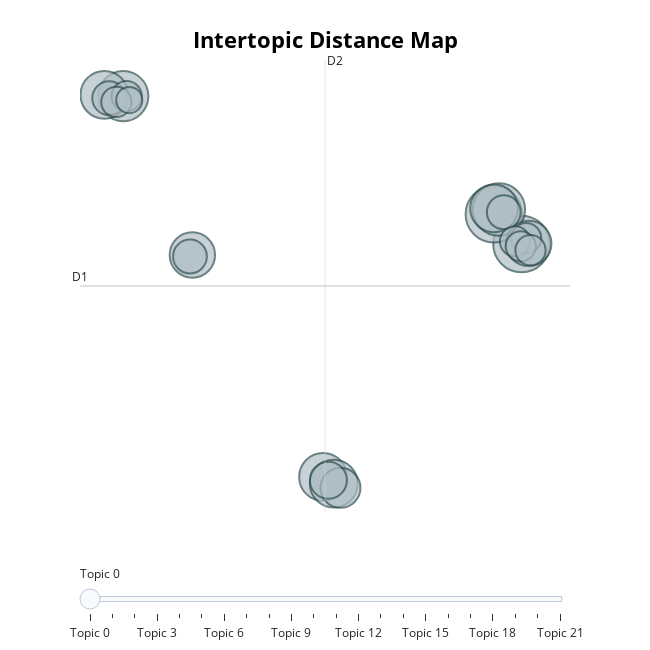

Here is the notebook cell this chart was saved with:
### Markdown cell above
___
The visualization below gives the clusters of topics, similar to as we saw with the LDA topics above. Here, however, we do not have the tab on the right that shows token frequency within a topic. If we hover over a topic, we can see the first few tokens which are associated with that topic. Topics in the top left portion of the chart seem to be more related to economic productivity, jobs, and foreign diplomacy. Most of the topics on the right portion of the graph all seem to have "government," "states," "public," and  "united" as common terms. Topics on the bottom portion of the chart all relate to "people," "world," and "america(ns)."

### Code cell
# run this cell to visualize the topics
topic_model.visualize_topics()

### Figure 1 — Plotly figure (JSON) as saved in the notebook; plotly's stock layout.template omitted (floating-point values rounded to 4 significant figures)
{"data": [{"customdata": [[0, "states | government | united | congress | public", 14], [1, "states | government | public | united | congress", 14], [2, "government | united | states | department | congress", 12], [3, "world | nations | soviet | peace | economic", 11], [4, "world | american | president | people | america", 10], [5, "america | american | americans | people | tonight", 10], [6, "government | work | great | public | law", 10], [7, "government | states | public | united | subject", 10], [8, "government | law | states | united | gold", 9], [9, "america | jobs | new | lets | americans", 9], [10, "america | iraq | americans | people | world", 7], [11, "people | world | american | economic | new", 6], [12, "world | people | challenge | new | american", 5], [13, "national | federal | reduction | public | ought", 5], [14, "bank | public | states | country | government", 5], [15, "states | government | united | constitution | congress", 4], [16, "years | world | peace | nations | new", 4], [17, "war | shall | government | congress | present", 4], [18, "united | treaty | states | spain | year", 4], [19, "government | states | united | year | congress", 4], [20, "information | provision | public | united | proper", 4], [21, "economic | world | program | federal | nations", 3]], "hovertemplate": "<b>Topic %{customdata[0]}</b><br>%{customdata[1]}<br>Size: %{customdata[2]}", "legendgroup": "", "marker": {"color": "#B0BEC5", "line": {"color": "DarkSlateGrey", "width": 2}, "size": [14, 14, 12, 11, 10, 10, 10, 10, 9, 9, 7, 6, 5, 5, 5, 4, 4, 4, 4, 4, 4, 3], "sizemode": "area", "sizeref": 0.00875, "symbol": "circle"}, "mode": "markers", "name": "", "orientation": "v", "showlegend": false, "type": "scatter", "x": [13.48, 12.02, 12.29, -7.623, 2.966, 3.533, -8.624, 12.03, 13.87, -3.962, 3.887, 3.248, -4.089, -8.371, 12.54, 13.73, -7.446, -7.989, 13.14, 13.44, 13.96, -7.306], "xaxis": "x", "y": [7.012, 9.538, 9.941, 19.56, -12.76, -13.33, 19.68, 10.04, 7.059, 6.076, -13.68, -13.04, 5.949, 19.39, 9.708, 7.512, 19.56, 19.07, 7.236, 6.819, 6.485, 19.22], "yaxis": "y"}], "layout": {"annotations": [{"showarrow": false, "text": "D1", "x": -9.917, "y": 3.447, "yshift": 10}, {"showarrow": false, "text": "D2", "x": 3.068, "xshift": 10, "y": 22.63}], "height": 650, "hoverlabel": {"bgcolor": "white", "font": {"family": "Rockwell", "size": 16}}, "legend": {"itemsizing": "constant", "tracegroupgap": 0}, "margin": {"t": 60}, "shapes": [{"line": {"color": "#CFD8DC", "width": 2}, "type": "line", "x0": 3.068, "x1": 3.068, "y0": -15.73, "y1": 22.63}, {"line": {"color": "#9E9E9E", "width": 2}, "type": "line", "x0": -9.917, "x1": 16.05, "y0": 3.447, "y1": 3.447}], "sliders": [{"active": 0, "pad": {"t": 50}, "steps": [{"args": [{"marker.color": [["red", "#B0BEC5", "#B0BEC5", "#B0BEC5", "#B0BEC5", "#B0BEC5", "#B0BEC5", "#B0BEC5", "#B0BEC5", "#B0BEC5", "#B0BEC5", "#B0BEC5", "#B0BEC5", "#B0BEC5", "#B0BEC5", "#B0BEC5", "#B0BEC5", "#B0BEC5", "#B0BEC5", "#B0BEC5", "#B0BEC5", "#B0BEC5"]]}], "label": "Topic 0", "method": "update"}, {"args": [{"marker.color": [["#B0BEC5", "red", "#B0BEC5", "#B0BEC5", "#B0BEC5", "#B0BEC5", "#B0BEC5", "#B0BEC5", "#B0BEC5", "#B0BEC5", "#B0BEC5", "#B0BEC5", "#B0BEC5", "#B0BEC5", "#B0BEC5", "#B0BEC5", "#B0BEC5", "#B0BEC5", "#B0BEC5", "#B0BEC5", "#B0BEC5", "#B0BEC5"]]}], "label": "Topic 1", "method": "update"}, {"args": [{"marker.color": [["#B0BEC5", "#B0BEC5", "red", "#B0BEC5", "#B0BEC5", "#B0BEC5", "#B0BEC5", "#B0BEC5", "#B0BEC5", "#B0BEC5", "#B0BEC5", "#B0BEC5", "#B0BEC5", "#B0BEC5", "#B0BEC5", "#B0BEC5", "#B0BEC5", "#B0BEC5", "#B0BEC5", "#B0BEC5", "#B0BEC5", "#B0BEC5"]]}], "label": "Topic 2", "method": "update"}, {"args": [{"marker.color": [["#B0BEC5", "#B0BEC5", "#B0BEC5", "red", "#B0BEC5", "#B0BEC5", "#B0BEC5", "#B0BEC5", "#B0BEC5", "#B0BEC5", "#B0BEC5", "#B0BEC5", "#B0BEC5", "#B0BEC5", "#B0BEC5", "#B0BEC5", "#B0BEC5", "#B0BEC5", "#B0BEC5", "#B0BEC5", "#B0BEC5", "#B0BEC5"]]}], "label": "Topic 3", "method": "update"}, {"args": [{"marker.color": [["#B0BEC5", "#B0BEC5", "#B0BEC5", "#B0BEC5", "red", "#B0BEC5", "#B0BEC5", "#B0BEC5", "#B0BEC5", "#B0BEC5", "#B0BEC5", "#B0BEC5", "#B0BEC5", "#B0BEC5", "#B0BEC5", "#B0BEC5", "#B0BEC5", "#B0BEC5", "#B0BEC5", "#B0BEC5", "#B0BEC5", "#B0BEC5"]]}], "label": "Topic 4", "method": "update"}, {"args": [{"marker.color": [["#B0BEC5", "#B0BEC5", "#B0BEC5", "#B0BEC5", "#B0BEC5", "red", "#B0BEC5", "#B0BEC5", "#B0BEC5", "#B0BEC5", "#B0BEC5", "#B0BEC5", "#B0BEC5", "#B0BEC5", "#B0BEC5", "#B0BEC5", "#B0BEC5", "#B0BEC5", "#B0BEC5", "#B0BEC5", "#B0BEC5", "#B0BEC5"]]}], "label": "Topic 5", "method": "update"}, {"args": [{"marker.color": [["#B0BEC5", "#B0BEC5", "#B0BEC5", "#B0BEC5", "#B0BEC5", "#B0BEC5", "red", "#B0BEC5", "#B0BEC5", "#B0BEC5", "#B0BEC5", "#B0BEC5", "#B0BEC5", "#B0BEC5", "#B0BEC5", "#B0BEC5", "#B0BEC5", "#B0BEC5", "#B0BEC5", "#B0BEC5", "#B0BEC5", "#B0BEC5"]]}], "label": "Topic 6", "method": "update"}, {"args": [{"marker.color": [["#B0BEC5", "#B0BEC5", "#B0BEC5", "#B0BEC5", "#B0BEC5", "#B0BEC5", "#B0BEC5", "red", "#B0BEC5", "#B0BEC5", "#B0BEC5", "#B0BEC5", "#B0BEC5", "#B0BEC5", "#B0BEC5", "#B0BEC5", "#B0BEC5", "#B0BEC5", "#B0BEC5", "#B0BEC5", "#B0BEC5", "#B0BEC5"]]}], "label": "Topic 7", "method": "update"}, {"args": [{"marker.color": [["#B0BEC5", "#B0BEC5", "#B0BEC5", "#B0BEC5", "#B0BEC5", "#B0BEC5", "#B0BEC5", "#B0BEC5", "red", "#B0BEC5", "#B0BEC5", "#B0BEC5", "#B0BEC5", "#B0BEC5", "#B0BEC5", "#B0BEC5", "#B0BEC5", "#B0BEC5", "#B0BEC5", "#B0BEC5", "#B0BEC5", "#B0BEC5"]]}], "label": "Topic 8", "method": "update"}, {"args": [{"marker.color": [["#B0BEC5", "#B0BEC5", "#B0BEC5", "#B0BEC5", "#B0BEC5", "#B0BEC5", "#B0BEC5", "#B0BEC5", "#B0BEC5", "red", "#B0BEC5", "#B0BEC5", "#B0BEC5", "#B0BEC5", "#B0BEC5", "#B0BEC5", "#B0BEC5", "#B0BEC5", "#B0BEC5", "#B0BEC5", "#B0BEC5", "#B0BEC5"]]}], "label": "Topic 9", "method": "update"}, {"args": [{"marker.color": [["#B0BEC5", "#B0BEC5", "#B0BEC5", "#B0BEC5", "#B0BEC5", "#B0BEC5", "#B0BEC5", "#B0BEC5", "#B0BEC5", "#B0BEC5", "red", "#B0BEC5", "#B0BEC5", "#B0BEC5", "#B0BEC5", "#B0BEC5", "#B0BEC5", "#B0BEC5", "#B0BEC5", "#B0BEC5", "#B0BEC5", "#B0BEC5"]]}], "label": "Topic 10", "method": "update"}, {"args": [{"marker.color": [["#B0BEC5", "#B0BEC5", "#B0BEC5", "#B0BEC5", "#B0BEC5", "#B0BEC5", "#B0BEC5", "#B0BEC5", "#B0BEC5", "#B0BEC5", "#B0BEC5", "red", "#B0BEC5", "#B0BEC5", "#B0BEC5", "#B0BEC5", "#B0BEC5", "#B0BEC5", "#B0BEC5", "#B0BEC5", "#B0BEC5", "#B0BEC5"]]}], "label": "Topic 11", "method": "update"}, {"args": [{"marker.color": [["#B0BEC5", "#B0BEC5", "#B0BEC5", "#B0BEC5", "#B0BEC5", "#B0BEC5", "#B0BEC5", "#B0BEC5", "#B0BEC5", "#B0BEC5", "#B0BEC5", "#B0BEC5", "red", "#B0BEC5", "#B0BEC5", "#B0BEC5", "#B0BEC5", "#B0BEC5", "#B0BEC5", "#B0BEC5", "#B0BEC5", "#B0BEC5"]]}], "label": "Topic 12", "method": "update"}, {"args": [{"marker.color": [["#B0BEC5", "#B0BEC5", "#B0BEC5", "#B0BEC5", "#B0BEC5", "#B0BEC5", "#B0BEC5", "#B0BEC5", "#B0BEC5", "#B0BEC5", "#B0BEC5", "#B0BEC5", "#B0BEC5", "red", "#B0BEC5", "#B0BEC5", "#B0BEC5", "#B0BEC5", "#B0BEC5", "#B0BEC5", "#B0BEC5", "#B0BEC5"]]}], "label": "Topic 13", "method": "update"}, {"args": [{"marker.color": [["#B0BEC5", "#B0BEC5", "#B0BEC5", "#B0BEC5", "#B0BEC5", "#B0BEC5", "#B0BEC5", "#B0BEC5", "#B0BEC5", "#B0BEC5", "#B0BEC5", "#B0BEC5", "#B0BEC5", "#B0BEC5", "red", "#B0BEC5", "#B0BEC5", "#B0BEC5", "#B0BEC5", "#B0BEC5", "#B0BEC5", "#B0BEC5"]]}], "label": "Topic 14", "method": "update"}, {"args": [{"marker.color": [["#B0BEC5", "#B0BEC5", "#B0BEC5", "#B0BEC5", "#B0BEC5", "#B0BEC5", "#B0BEC5", "#B0BEC5", "#B0BEC5", "#B0BEC5", "#B0BEC5", "#B0BEC5", "#B0BEC5", "#B0BEC5", "#B0BEC5", "red", "#B0BEC5", "#B0BEC5", "#B0BEC5", "#B0BEC5", "#B0BEC5", "#B0BEC5"]]}], "label": "Topic 15", "method": "update"}, {"args": [{"marker.color": [["#B0BEC5", "#B0BEC5", "#B0BEC5", "#B0BEC5", "#B0BEC5", "#B0BEC5", "#B0BEC5", "#B0BEC5", "#B0BEC5", "#B0BEC5", "#B0BEC5", "#B0BEC5", "#B0BEC5", "#B0BEC5", "#B0BEC5", "#B0BEC5", "red", "#B0BEC5", "#B0BEC5", "#B0BEC5", "#B0BEC5", "#B0BEC5"]]}], "label": "Topic 16", "method": "update"}, {"args": [{"marker.color": [["#B0BEC5", "#B0BEC5", "#B0BEC5", "#B0BEC5", "#B0BEC5", "#B0BEC5", "#B0BEC5", "#B0BEC5", "#B0BEC5", "#B0BEC5", "#B0BEC5", "#B0BEC5", "#B0BEC5", "#B0BEC5", "#B0BEC5", "#B0BEC5", "#B0BEC5", "red", "#B0BEC5", "#B0BEC5", "#B0BEC5", "#B0BEC5"]]}], "label": "Topic 17", "method": "update"}, {"args": [{"marker.color": [["#B0BEC5", "#B0BEC5", "#B0BEC5", "#B0BEC5", "#B0BEC5", "#B0BEC5", "#B0BEC5", "#B0BEC5", "#B0BEC5", "#B0BEC5", "#B0BEC5", "#B0BEC5", "#B0BEC5", "#B0BEC5", "#B0BEC5", "#B0BEC5", "#B0BEC5", "#B0BEC5", "red", "#B0BEC5", "#B0BEC5", "#B0BEC5"]]}], "label": "Topic 18", "method": "update"}, {"args": [{"marker.color": [["#B0BEC5", "#B0BEC5", "#B0BEC5", "#B0BEC5", "#B0BEC5", "#B0BEC5", "#B0BEC5", "#B0BEC5", "#B0BEC5", "#B0BEC5", "#B0BEC5", "#B0BEC5", "#B0BEC5", "#B0BEC5", "#B0BEC5", "#B0BEC5", "#B0BEC5", "#B0BEC5", "#B0BEC5", "red", "#B0BEC5", "#B0BEC5"]]}], "label": "Topic 19", "method": "update"}, {"args": [{"marker.color": [["#B0BEC5", "#B0BEC5", "#B0BEC5", "#B0BEC5", "#B0BEC5", "#B0BEC5", "#B0BEC5", "#B0BEC5", "#B0BEC5", "#B0BEC5", "#B0BEC5", "#B0BEC5", "#B0BEC5", "#B0BEC5", "#B0BEC5", "#B0BEC5", "#B0BEC5", "#B0BEC5", "#B0BEC5", "#B0BEC5", "red", "#B0BEC5"]]}], "label": "Topic 20", "method": "update"}, {"args": [{"marker.color": [["#B0BEC5", "#B0BEC5", "#B0BEC5", "#B0BEC5", "#B0BEC5", "#B0BEC5", "#B0BEC5", "#B0BEC5", "#B0BEC5", "#B0BEC5", "#B0BEC5", "#B0BEC5", "#B0BEC5", "#B0BEC5", "#B0BEC5", "#B0BEC5", "#B0BEC5", "#B0BEC5", "#B0BEC5", "#B0BEC5", "#B0BEC5", "red"]]}], "label": "Topic 21", "method": "update"}]}], "title": {"font": {"color": "Black", "size": 22}, "text": "<b>Intertopic Distance Map</b>", "x": 0.5, "xanchor": "center", "y": 0.95, "yanchor": "top"}, "width": 650, "xaxis": {"anchor": "y", "domain": [0, 1], "range": [-9.917, 16.05], "title": {"text": ""}, "visible": false}, "yaxis": {"anchor": "x", "domain": [0, 1], "range": [-15.73, 22.63], "title": {"text": ""}, "visible": false}}}
